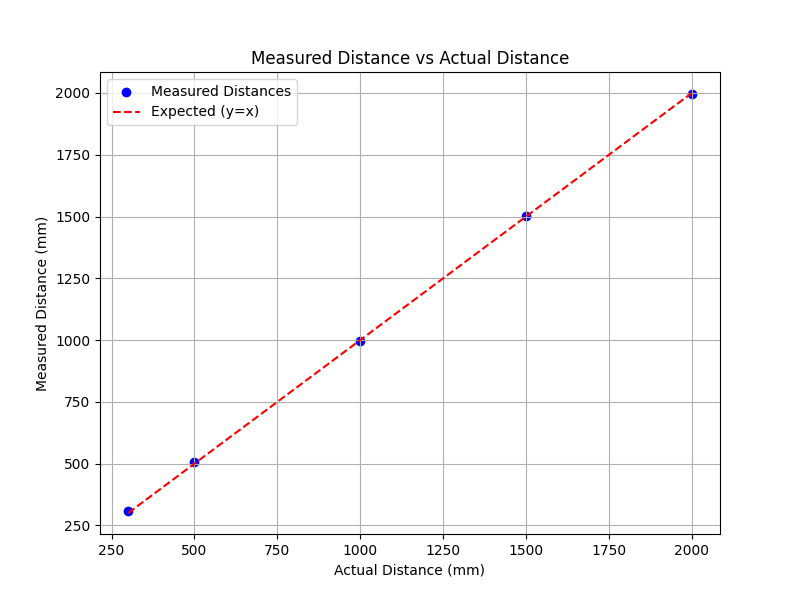

The Python source for this figure:
import matplotlib.pyplot as plt

# Example data (replace with your actual data)
actual_distances = [300, 500, 1000, 1500, 2000]  # Actual distances (expected)
measured_distances = [309.5, 504.75, 995.5, 1500.25, 1995]  # Measured distances
#300mm
#mean = 9.5, variance = 9, standard deviation = 3

#500mm
#mean = 4.75, variance = 8.25, standard deviation = 2.87

#1000mm
#mean = -4.5, variance = 11, standard deviaton = 3.32

#1500mm
#mean = 0.25, variance = 53.58, sd = 7.32

#2000mm
#mean = -5, variance = 0.66, sd = 0.82

# Create the scatter plot
plt.figure(figsize=(8, 6))
plt.scatter(actual_distances, measured_distances, color='blue', label='Measured Distances')

# Add a reference line y = x
plt.plot(actual_distances, actual_distances, color='red', linestyle='--', label='Expected (y=x)')

# Add labels and title
plt.xlabel('Actual Distance (mm)')
plt.ylabel('Measured Distance (mm)')
plt.title('Measured Distance vs Actual Distance')

# Add a legend
plt.legend()

# Show the plot
plt.grid(True)

plt.savefig('scatterplot.png')
plt.show()
